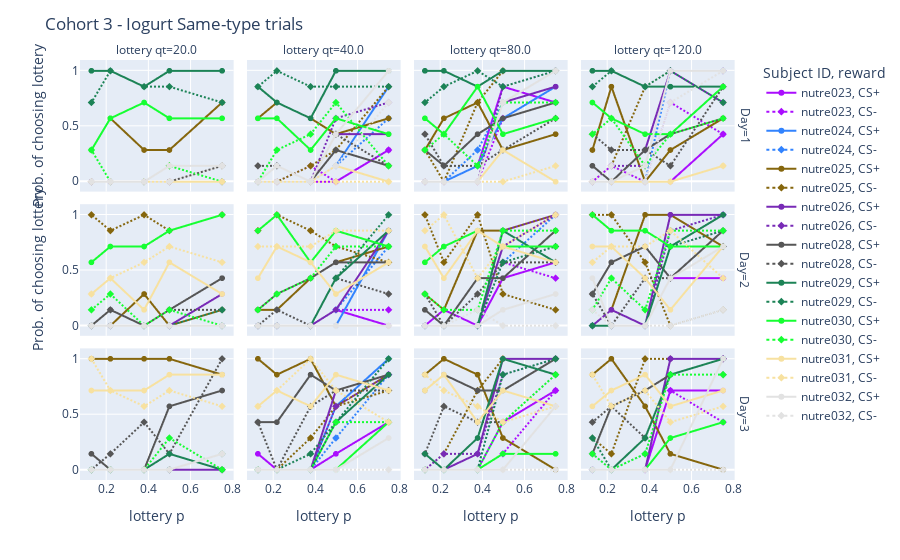

Here is the notebook cell this chart was saved with:
### Code cell
df = nutrecon_cohort3_choiceCount_df[cohort3_sameType_mask & ~cohort3_money_mask]

lotteryChoices_PrPerQ(df, 'Cohort 3 - Iogurt Same-type trials')
